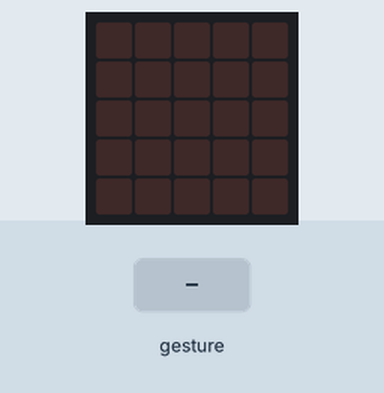
Simulated run of this program. Board: BBC micro:bit (MakeCode). Parts: the board's 5×5 LED display. The inputs (shaded band) are chosen by the test bench. Random numbers come from a fixed seed; a tilt is held for 1.5 s and a shake lasts 1 s, then the board lies face up again.

Above: at 1.2 s.
1.3 s: gesture 'logo up'
At 2.2 s:
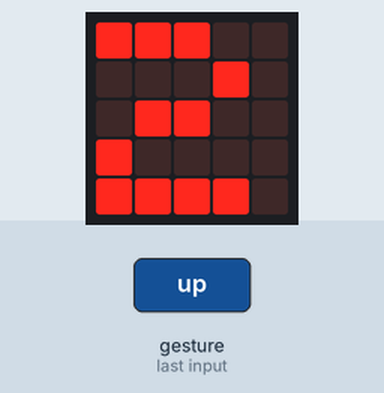
2.9 s: gesture 'shake'
At 3.5 s:
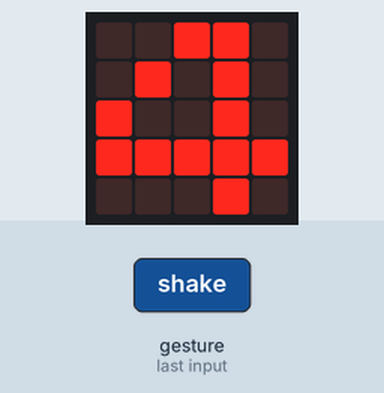
Timing chart, 0 to 5.9 s (numbered marks = the images above; inputs shaded):
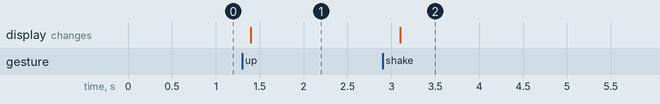

The program:

main.ts
```typescript
input.onGesture(Gesture.LogoUp, function () {
    basic.showNumber(2)
})
input.onGesture(Gesture.Shake, function () {
    basic.showNumber(4)
})
input.onGesture(Gesture.LogoDown, function () {
    basic.showNumber(6)
})
input.onGesture(Gesture.ThreeG, function () {
    basic.showNumber(randint(7, 10))
})
basic.forever(function () {

})
```

test.ts
```typescript
// sem patria testy; keď sa tento balík použije ako rozšírenie, nebudú sa kompilovať.
```

Measured:
- after the input at 1.3 s, the display: changes after 0.10 s (image 1)
- after the input at 2.9 s, the display: changes after 0.20 s (image 2)
